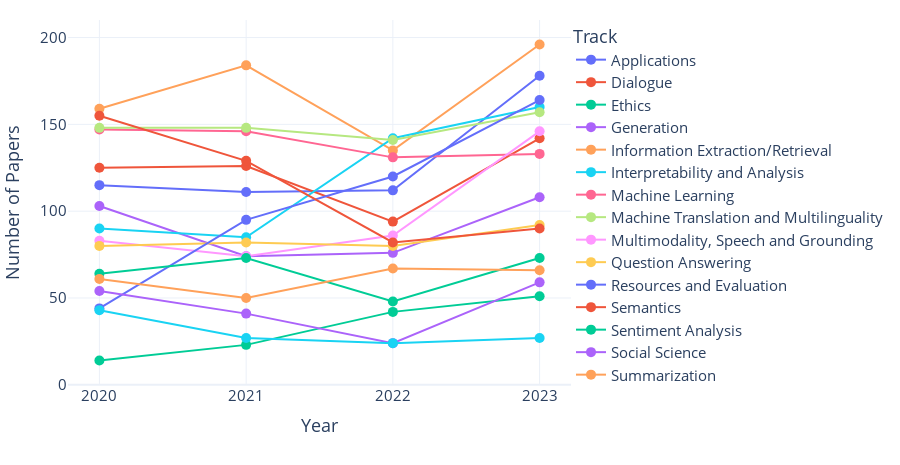

The notebook cell this image was saved under:
### Code cell
import matplotlib.pyplot as plt
import numpy as np
import pandas as pd
import matplotlib.ticker as ticker
import os
import json
import zipfile
import networkx as nx
import statsmodels.api as sm
import plotly.graph_objects as go
import plotly.figure_factory as ff

from tqdm import tqdm
from matplotlib import rc
from matplotlib import colormaps
from collections import defaultdict
count_data = df_2020.groupby('year')['track'].value_counts().unstack().fillna(0)
tracks = count_data.columns
fig = go.Figure()

for track in tracks:
    if track not in dropped_tracks:
        fig.add_trace(go.Scatter(
            x=count_data.index, 
            y=count_data[track], 
            mode='lines+markers',
            name=track,
            line=dict(),
            marker=dict(size=10)
        ))


fig.update_layout(
    xaxis_title='Year',
    yaxis_title='Number of Papers',
    legend_title='Track',
    legend=dict(
        x=1,
        y=1,
        bgcolor='rgba(255, 255, 255, 0.5)',
        bordercolor='rgba(0, 0, 0, 0.1)'
    ),
    xaxis=dict(tickmode='array', tickvals=count_data.index, type='category'),
    template='plotly_white',
    width=900,
    height=465,
    margin=dict(l=20, t=20),
    font=dict(size=15)
)

fig.show()

### Figure 1 — Plotly figure (JSON) as saved in the notebook; plotly's stock layout.template omitted (floating-point values rounded to 4 significant figures)
{"data": [{"marker": {"size": 10}, "mode": "lines+markers", "name": "Applications", "type": "scatter", "x": [2020, 2021, 2022, 2023], "y": [115, 111, 112, 178]}, {"marker": {"size": 10}, "mode": "lines+markers", "name": "Dialogue", "type": "scatter", "x": [2020, 2021, 2022, 2023], "y": [125, 126, 94, 142]}, {"marker": {"size": 10}, "mode": "lines+markers", "name": "Ethics", "type": "scatter", "x": [2020, 2021, 2022, 2023], "y": [14, 23, 42, 51]}, {"marker": {"size": 10}, "mode": "lines+markers", "name": "Generation", "type": "scatter", "x": [2020, 2021, 2022, 2023], "y": [103, 74, 76, 108]}, {"marker": {"size": 10}, "mode": "lines+markers", "name": "Information Extraction/Retrieval", "type": "scatter", "x": [2020, 2021, 2022, 2023], "y": [159, 184, 135, 196]}, {"marker": {"size": 10}, "mode": "lines+markers", "name": "Interpretability and Analysis", "type": "scatter", "visible": true, "x": [2020, 2021, 2022, 2023], "y": [90, 85, 142, 160]}, {"marker": {"size": 10}, "mode": "lines+markers", "name": "Machine Learning", "type": "scatter", "x": [2020, 2021, 2022, 2023], "y": [147, 146, 131, 133]}, {"marker": {"size": 10}, "mode": "lines+markers", "name": "Machine Translation and Multilinguality", "type": "scatter", "x": [2020, 2021, 2022, 2023], "y": [148, 148, 141, 157]}, {"marker": {"size": 10}, "mode": "lines+markers", "name": "Multimodality, Speech and Grounding", "type": "scatter", "x": [2020, 2021, 2022, 2023], "y": [83, 74, 86, 146]}, {"marker": {"size": 10}, "mode": "lines+markers", "name": "Question Answering", "type": "scatter", "x": [2020, 2021, 2022, 2023], "y": [80, 82, 80, 92]}, {"marker": {"size": 10}, "mode": "lines+markers", "name": "Resources and Evaluation", "type": "scatter", "x": [2020, 2021, 2022, 2023], "y": [44, 95, 120, 164]}, {"marker": {"size": 10}, "mode": "lines+markers", "name": "Semantics", "type": "scatter", "x": [2020, 2021, 2022, 2023], "y": [155, 129, 82, 90]}, {"marker": {"size": 10}, "mode": "lines+markers", "name": "Sentiment Analysis", "type": "scatter", "x": [2020, 2021, 2022, 2023], "y": [64, 73, 48, 73]}, {"marker": {"size": 10}, "mode": "lines+markers", "name": "Social Science", "type": "scatter", "x": [2020, 2021, 2022, 2023], "y": [54, 41, 24, 59]}, {"marker": {"size": 10}, "mode": "lines+markers", "name": "Summarization", "type": "scatter", "x": [2020, 2021, 2022, 2023], "y": [61, 50, 67, 66]}, {"marker": {"size": 10}, "mode": "lines+markers", "name": "Syntax", "type": "scatter", "x": [2020, 2021, 2022, 2023], "y": [43, 27, 24, 27]}], "layout": {"font": {"size": 15}, "height": 465, "legend": {"bgcolor": "rgba(255, 255, 255, 0.5)", "bordercolor": "rgba(0, 0, 0, 0.1)", "title": {"text": "Track"}, "x": 1, "y": 1}, "margin": {"l": 20, "t": 20}, "width": 900, "xaxis": {"autorange": true, "range": [-0.2161, 3.216], "tickmode": "array", "tickvals": [2020, 2021, 2022, 2023], "title": {"text": "Year"}, "type": "category"}, "yaxis": {"autorange": true, "range": [-0.1108, 210.1], "title": {"text": "Number of Papers"}, "type": "linear"}}}
